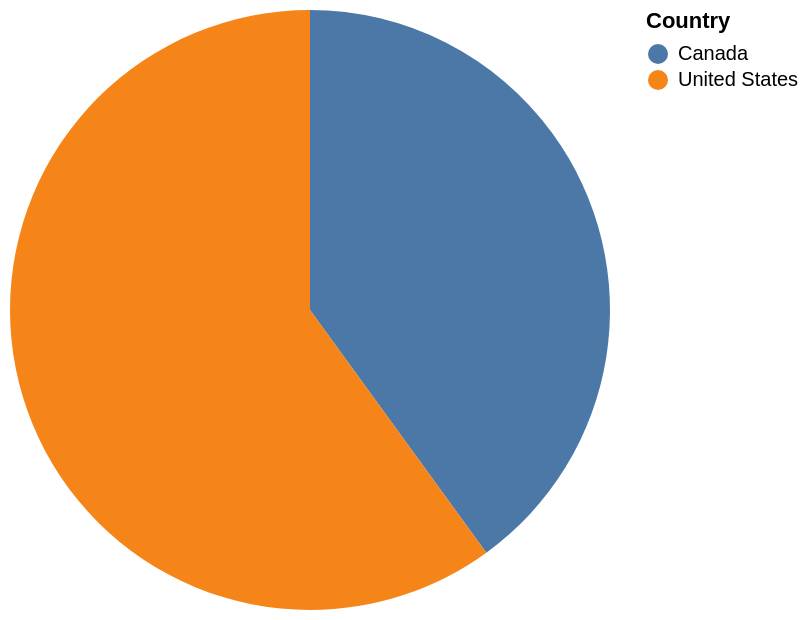

Write a Vega-Lite specification for this figure.
### Vega-Lite specification from a JSON file in a GitHub repository (floating-point values rounded to 4 significant figures)
{"data": {"values": [{"x_data": "Canada", "y_data": 4}, {"x_data": "United States", "y_data": 6}]}, "mark": "arc", "encoding": {"theta": {"field": "y_data", "type": "quantitative", "title": "COUNT(*)"}, "color": {"field": "x_data", "type": "nominal", "title": "Country"}}}
